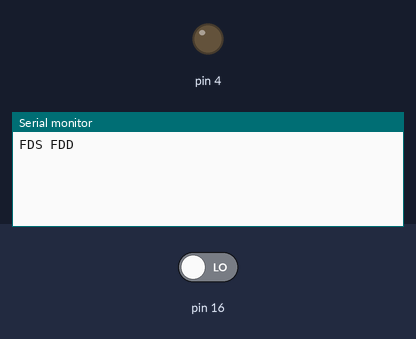
The sketch below on a simulated Arduino Uno, built with avr-gcc and run on an emulated ATmega328P. Parts: output pins drawn as LEDs (lit = HIGH), the last lines printed to the serial monitor. Inputs (shaded band) come from the test bench; at power-on: pin 16 LOW.

Above: at 2.2 s.
2.3 s: pin 16 driven HIGH
At 3.0 s:
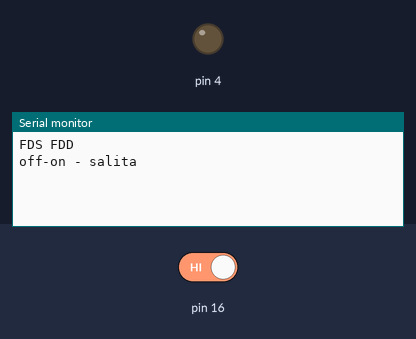
3.8 s: pin 16 driven LOW
At 4.2 s:
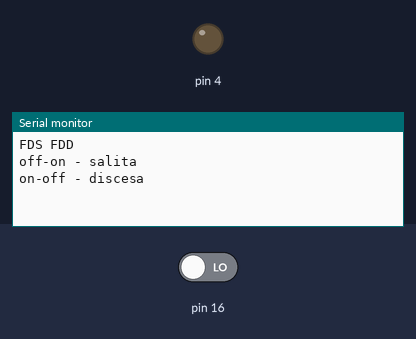

Measured:
- after the input at 2.3 s, the serial monitor: prints a new line at once (image 1)
- after the input at 3.8 s, the serial monitor: prints a new line at once (image 2)

The sketch:

5_19_fds_fdd.ino
```cpp
/**
 * 5.19 - FDS e FDD
 */

int tasto, prev_tasto;

void setup() {
  Serial.begin(115200);
  delay(1000);
  Serial.println("FDS FDD");

  pinMode(4, OUTPUT);
  pinMode(16, INPUT);
}

void loop() {
  tasto = digitalRead(16);

  //individuo il fronte di salita
  if (!prev_tasto && tasto) {
    Serial.println("off-on - salita");
  }
  //individuo il fronte di discesa
  if (prev_tasto && !tasto) {
    Serial.println("on-off - discesa");
  }
  //salvo il valore di stato in prev_stato
  prev_tasto = tasto;
}
```
